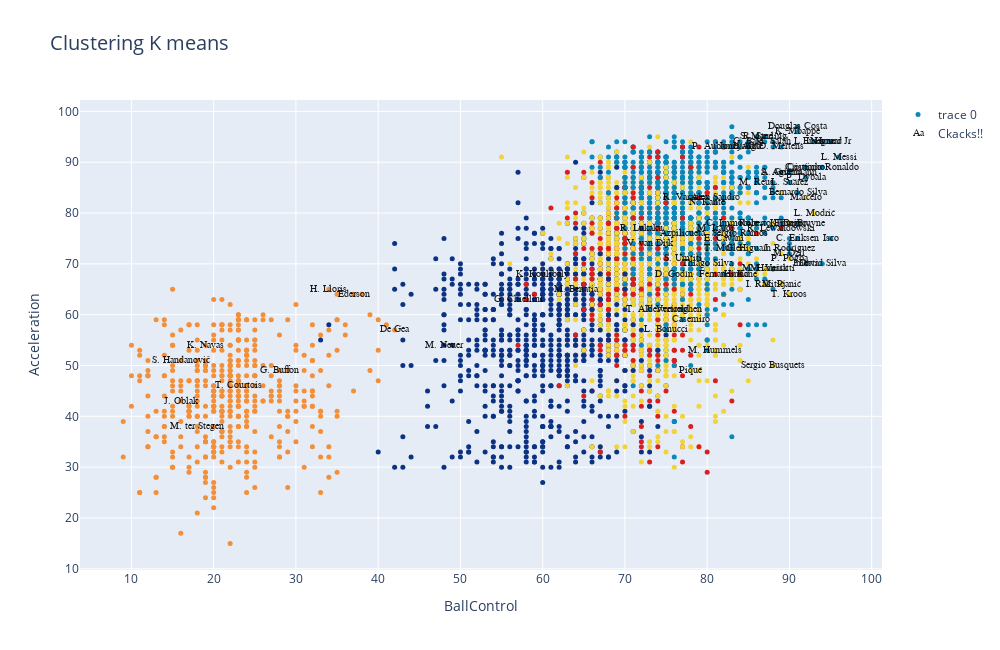

Source (notebook cell):
### Code cell
#En Jupyter:
iplot(fig)
#plot(fig)

### Figure 1 — Plotly figure (JSON) as saved in the notebook; plotly's stock layout.template omitted (floating-point values rounded to 4 significant figures; data arrays with more than 128 entries replaced by an {"elided": "..."} marker saying what was removed)
{"data": [{"text": {"elided": "4749 str values"}, "y": {"elided": "4749 int values"}, "mode": "markers", "marker": {"color": {"elided": "4749 int values"}, "size": 5, "showscale": false, "colorscale": [[0, "rgb(12,51,131)"], [0.25, "rgb(10,136,186)"], [0.5, "rgb(242,211,56)"], [0.75, "rgb(242,143,56)"], [1, "rgb(217,30,30)"]]}, "x": {"elided": "4749 int values"}, "type": "scatter"}, {"opacity": 0.9, "textfont": {"color": "black", "family": "sans serif", "size": 10}, "name": "Ckacks!!", "text": ["L. Messi", "Cristiano Ronaldo", "Neymar Jr", "De Gea", "K. De Bruyne", "E. Hazard", "L. Modrić", "L. Suárez", "Sergio Ramos", "J. Oblak", "R. Lewandowski", "T. Kroos", "D. Godín", "David Silva", "N. Kanté", "P. Dybala", "H. Kane", "A. Griezmann", "M. ter Stegen", "T. Courtois", "Sergio Busquets", "E. Cavani", "M. Neuer", "S. Agüero", "G. Chiellini", "K. Mbappé", "M. Salah", "Casemiro", "J. Rodríguez", "L. Insigne", "Isco", "C. Eriksen", "Coutinho", "P. Aubameyang", "M. Hummels", "Marcelo", "G. Bale", "H. Lloris", "G. Higuaín", "Thiago Silva", "S. Handanovič", "G. Buffon", "S. Umtiti", "M. Icardi", "K. Koulibaly", "P. Pogba", "K. Navas", "R. Lukaku", "C. Immobile", "Jordi Alba", "D. Mertens", "J. Vertonghen", "M. Hamšík", "I. Rakitić", "Piqué", "L. Sané", "Bernardo Silva", "Ederson", "S. Mané", "V. van Dijk", "R. Sterling", "Roberto Firmino", "R. Varane", "M. Verratti", "Alex Sandro", "Douglas Costa", "T. Müller", "Thiago", "M. Reus", "Azpilicueta", "L. Bonucci", "T. Alderweireld", "M. Pjanić", "M. Benatia", "M. Özil", "Fernandinho", "Iniesta"], "mode": "text", "y": [91, 89, 94, 57, 78, 94, 80, 86, 76, 43, 77, 64, 68, 70, 82, 87, 68, 88, 38, 46, 50, 75, 54, 88, 63, 96, 94, 59, 73, 94, 75, 75, 89, 93, 53, 83, 94, 65, 73, 70, 51, 49, 71, 77, 68, 71, 54, 77, 78, 93, 93, 61, 69, 66, 49, 93, 84, 64, 95, 74, 95, 78, 83, 69, 83, 97, 73, 78, 86, 76, 57, 61, 66, 65, 72, 68, 70], "x": [96, 94, 95, 42, 91, 94, 93, 90, 84, 16, 89, 90, 76, 94, 80, 92, 84, 90, 18, 23, 88, 82, 48, 89, 57, 91, 88, 78, 90, 93, 95, 91, 92, 82, 81, 92, 85, 34, 85, 80, 16, 28, 77, 81, 60, 90, 19, 72, 83, 84, 89, 76, 87, 87, 78, 85, 91, 37, 86, 73, 87, 88, 77, 88, 81, 91, 82, 90, 86, 77, 75, 74, 89, 64, 90, 82, 92], "type": "scatter"}], "layout": {"autosize": false, "title": {"text": "Clustering K means ", "font": {"size": 20}}, "yaxis": {"title": {"text": "Acceleration"}}, "height": 650, "width": 1000, "xaxis": {"title": {"text": "BallControl"}}}}
